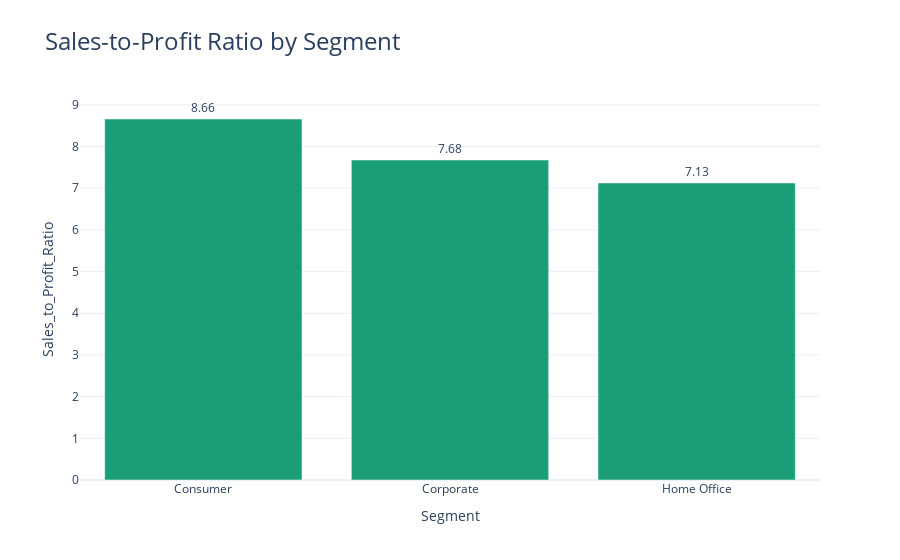

The notebook cell this image was saved under:
### Code cell
import plotly.express as px

sales_profit_by_segment = data.groupby('Segment').agg({'Sales': 'sum', 'Profit': 'sum'}).reset_index()
sales_profit_by_segment['Sales_to_Profit_Ratio'] = sales_profit_by_segment['Sales'] / sales_profit_by_segment['Profit']

fig = px.bar(sales_profit_by_segment, x='Segment', y='Sales_to_Profit_Ratio', title='Sales-to-Profit Ratio by Segment', color_discrete_sequence=px.colors.qualitative.Dark2)
fig.update_layout(title_font=dict(size=24))
fig.update_traces(textposition='outside', texttemplate='%{value:.2f}')
fig.show()

### Figure 1 — Plotly figure (JSON) as saved in the notebook; plotly's stock layout.template omitted (floating-point values rounded to 4 significant figures)
{"data": [{"alignmentgroup": "True", "hovertemplate": "Segment=%{x}<br>Sales_to_Profit_Ratio=%{y}<extra></extra>", "legendgroup": "", "marker": {"color": "rgb(27,158,119)", "pattern": {"shape": ""}}, "name": "", "offsetgroup": "", "orientation": "v", "showlegend": false, "textposition": "outside", "texttemplate": "%{value:.2f}", "type": "bar", "x": ["Consumer", "Corporate", "Home Office"], "xaxis": "x", "y": [8.659, 7.677, 7.125], "yaxis": "y"}], "layout": {"autosize": true, "barmode": "relative", "legend": {"tracegroupgap": 0}, "title": {"font": {"size": 24}, "text": "Sales-to-Profit Ratio by Segment"}, "xaxis": {"anchor": "y", "autorange": true, "domain": [0, 1], "range": [-0.5, 2.5], "title": {"text": "Segment"}, "type": "category"}, "yaxis": {"anchor": "x", "autorange": true, "domain": [0, 1], "range": [0, 9.115], "title": {"text": "Sales_to_Profit_Ratio"}, "type": "linear"}}}
